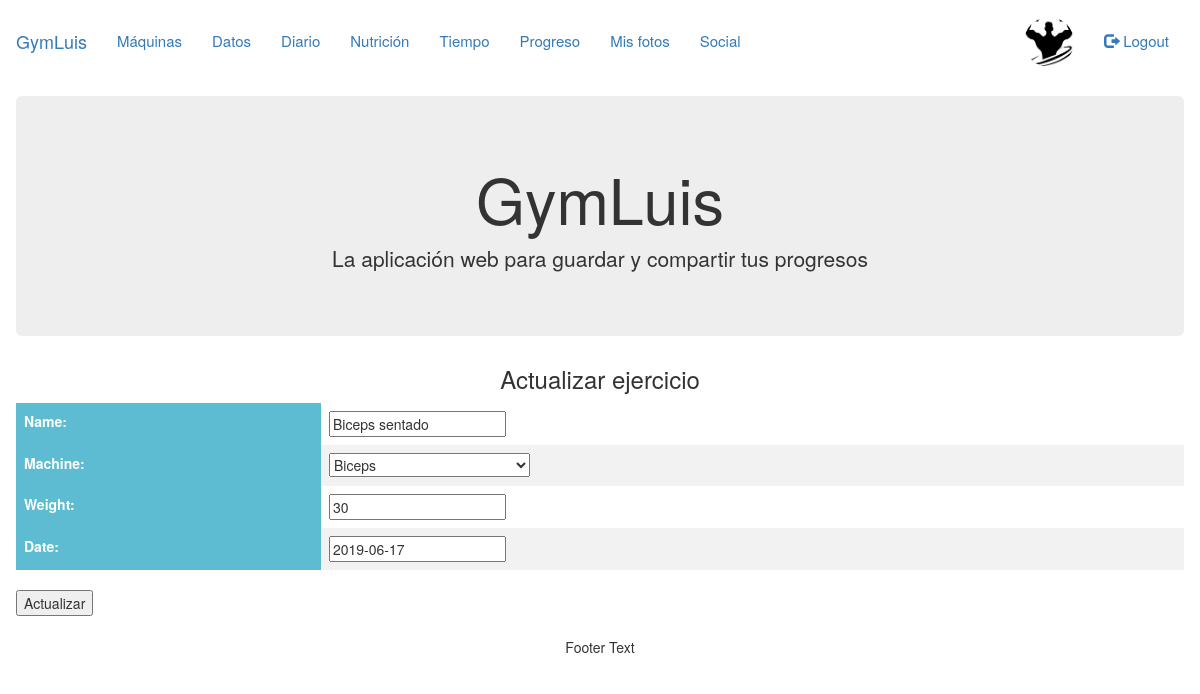
Page /gym/exercise-edit/34/1 (signed in) on the committed database.
### gym/models.py (models this page shows, shortened)
class UserProfile(models.Model):
    user = models.OneToOneField(User, on_delete=models.CASCADE)
    birthdate = models.DateField(blank=True, null=True)
    city = models.CharField(max_length=50, blank=True, null=True)
    profile_picture = models.ImageField(
        upload_to='media/images/', default='logo-gym.png',
        blank=True, null=True)
    followers = models.ManyToManyField(
        to='self', through='Relationship', related_name='related_to',
        symmetrical=False, blank=True)

class Exercise(models.Model):
    user = models.ForeignKey(
        'UserProfile', on_delete=models.CASCADE, blank=True, null=True)
    name = models.CharField(max_length=30)
    machine = models.ForeignKey(Machine, on_delete=models.CASCADE)
    weight = models.IntegerField()
    date = models.DateField(default=timezone.now)
    class Meta:
        unique_together = ('machine', 'date')

class Machine(models.Model):
    name = models.CharField(max_length=30)
    MUSCLE = (
        ('p', 'Pecho'),
        ('b', 'Biceps'),
        ('e', 'Espalda'),
        ('t', 'Triceps'),
        ('h', 'Hombros'),
        ('pi', 'Piernas'),
    )
    muscle_group = models.CharField(
        max_length=2, choices=MUSCLE, help_text='Grupo muscular')
    image = models.ImageField(default='gym.jpg')
    def __str__(self):
        return self.name

### gym/views.py (the view, shortened to what this page needs)
class ExerciseUpdate(SuccessMessageMixin, generic.UpdateView):
    model = Exercise
    fields = ['name', 'machine', 'weight', 'date']
    template_name_suffix = '_update_form'
    success_message = 'Ejercicio actualizado correctamente'

### gym/views.py (called while the page is built)
def get_only_requests(self, status):
    return self.related_to.filter(
        from_people__status=status,
        from_people__to_person=self,
        from_people__accepted=False)

### gym/templates/gym/exercise_update_form.html (shortened to what this page needs)
{% extends "base_generic.html" %}
{% block content %}
	<center><h3>Actualizar ejercicio</h3></center>
	<form method="post">
		<table>
	    	{{ form }}
		</table><br>
		<input type="submit" value="Actualizar">
	</form>
{% endblock %}

### gym/templates/base_generic.html (shortened to what this page needs)
{% load static %}
{% load tags %}
<!DOCTYPE html>
<html lang="es">
<head>
  <link rel="stylesheet" href="https://maxcdn.bootstrapcdn.com/bootstrap/3.4.0/css/bootstrap.min.css">
  <link rel="stylesheet" type="text/css" href="{% static 'css/gym.css' %}">
  <link rel="stylesheet" href="https://use.fontawesome.com/releases/v5.7.2/css/all.css">
</head>
<body>
<nav class="navbar navbar" style="margin-top:15px;">
  <div class="container-fluid">
    <div class="navbar-header" style="font-size:15px">
      <a class="navbar-brand" href="{% url 'index' %}">GymLuis</a>
    </div>
    <div class="collapse navbar-collapse" style="font-size:15px" id="myNavbar">
      <ul class="nav navbar-nav">
        {% if user.is_authenticated %}
          {% if not user.is_staff %}
            <li><a href="{% url 'machines' %}"> Máquinas </a></li>
            <li class="active"><a href="{% url 'user_data' %}">Datos</a></li>
            <li class="active"><a href="{% url 'entry_list' %}">Diario</a></li>
            <li class="active"><a href="{% url 'nutrition' %}">Nutrición</a></li>
            <li class="active"><a href="{% url 'weather' %}">Tiempo</a></li>
            <li class="active"><a href="{% url 'progress' %}">Progreso</a></li>
            <li class="active"><a href="{% url 'images' %}">Mis fotos</a></li>
            <li class="active"><a href="{% url 'social' %}">Social</a></li>
          {% endif %}
        </ul>
          <ul class="nav navbar-nav navbar-right">
            <li><a href="{% url 'user_data' %}"><img src="{{ user.userprofile.profile_picture.url }}" class="img-responsive img-circle" style="width:50px; height:50px;position:relative;top:-14px"></a></li>
            <li><a href="{% url 'logout' %}"><span class="glyphicon glyphicon-log-out"></span> Logout</a></li>
          </ul>
        {% else %}
      </ul>
          <ul class="nav navbar-nav navbar-right">
            <li><a href="{% url 'login' %}?"><span class="glyphicon glyphicon-log-in"></span> Login</a></li>
            <li><a href="{% url 'signup' %}?" class="enlacenav">Registro</a></li>
          </ul>
        {% endif %}
    </div>
    {% block jumbotron %}
      <div class="jumbotron" style="margin-top:0px">
        <div class="container text-center">
          <h1>GymLuis</h1>
          <p>La aplicación web para guardar y compartir tus progresos</p>
        </div>
      </div>
    {% endblock %}
    {% block content %}{% endblock %}
  </div>
</nav>
<footer class="container-fluid text-center">
  <p>Footer Text</p>
</footer>
</body>
</html>

### static/css/gym.css (style rules this page uses)
* { box-sizing: border-box; }
table { border-collapse: collapse; width: 100%; }
th, td { text-align: left; padding: 8px; }
tr:nth-child(even) { background-color: #f2f2f2 }
th { background-color: #5DBCD2; color: white; }
.img-circle { border-radius: 50%; }

### rows in the picture
Exercise: name "Biceps sentado", machine "Biceps", weight "30", date "2019-06-17"
